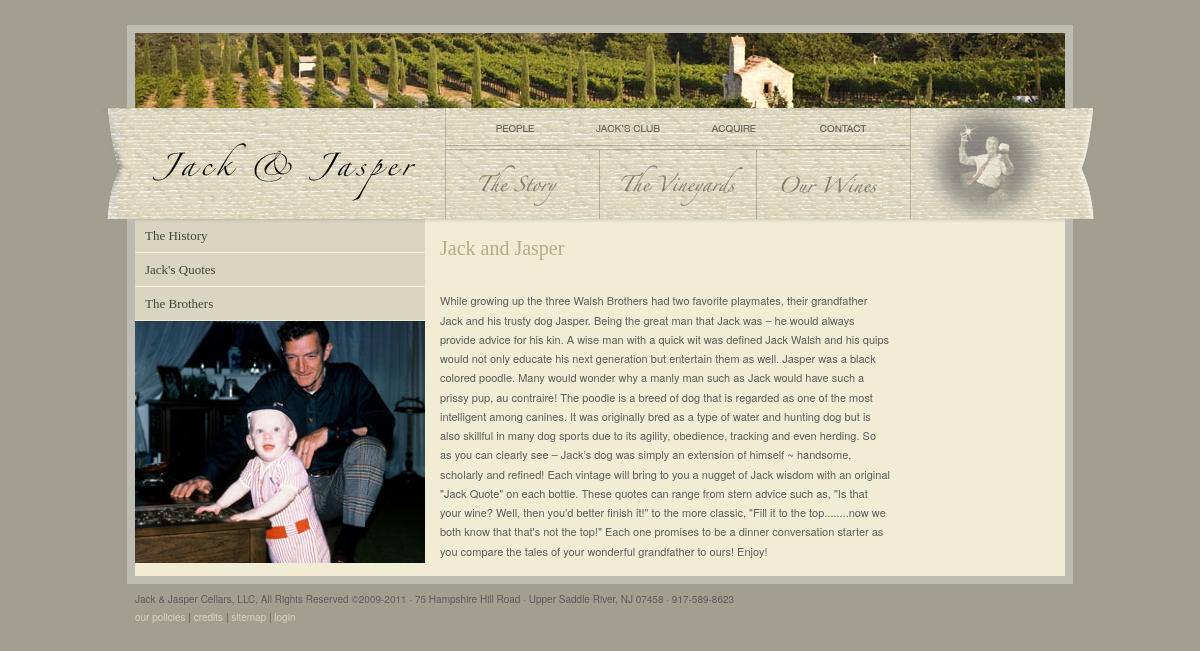
Page /pages/story.php on the committed database.
### tables this page shows
CREATE TABLE IF NOT EXISTS `story` (
  `id` bigint(20) unsigned NOT NULL auto_increment,
  `h1` varchar(25) NOT NULL,
  `h2` varchar(50) default NULL,
  `p` varchar(2048) default NULL,
  PRIMARY KEY  (`id`),
  UNIQUE KEY `id` (`id`)
);

### pages/story.php (the view, shortened to what this page needs)
<!DOCTYPE html PUBLIC "-//W3C//DTD XHTML 1.0 Transitional//EN" "http://www.w3.org/TR/xhtml1/DTD/xhtml1-transitional.dtd">
<html xmlns="http://www.w3.org/1999/xhtml">
    <head>
        <link rel="stylesheet" href="/css/main.css" type="text/css" media="screen" />
    </head>
	<?php
        require_once('../Connections/jackandjasper.php');
		if($_GET['id']){
                $id = $_GET['id'];}
            else{
                $id = 1;}
        $query_Story_RS = "SELECT * FROM story WHERE id=".$id;
        $Story_RS = mysql_query($query_Story_RS, $jackandjasper) or die(mysql_error());
        $row_Story_RS = mysql_fetch_assoc($Story_RS);
    ?>
    <body>
        <div id="wholewrapper">
			<div id="flashHome">
                <div id="header">
                    <img src="../img/header/default.jpg" alt="Harvest in the Jack &amp; Jasper Vineyards"/>
                    <? include("../php/mainnav.php"); ?>
                </div>
                <div id="maincontentwrapper">
                    <div id="leftcolumn">
                      <div id="leftsubnav">
                        <ul>
                            <li><a href="/pages/story.php?id=1">The History</a></li>
                            <li><a href="/pages/story.php?id=2">Jack's Quotes</a></li>
                            <li><a href="/pages/story.php?id=3">The Brothers</a></li>
                            <li><img src="/img/story/<?php echo $row_Story_RS['id'].".jpg";?>" /></li>
                        </ul>
                      </div>
                    </div>
                    <div id="content">
                        <div id="storycontent">
                          <h1><?php echo $row_Story_RS['h1']; ?></h1>
                          <h2>&nbsp;</h2>
                          <p>&nbsp;</p>
                          <p><?php echo $row_Story_RS['p']; ?></p>
                        </div>
                    </div>
                </div>
                <p><?php  include("../php/footer.php"); ?></p>
                <p>&nbsp;</p>
        	</div>
        </div>
    </body>
</html>

### css/main.css (style rules this page uses)
html, body, div, span, applet, object, iframe, h1, h2, h3, h4, h5, h6, p, blockquote, pre, a, abbr, acronym, address, big, cite, code, del, dfn, em, font, img, ins, kbd, q, s, samp, small, strike, strong, sub, sup, tt, var, dd, dl, dt, li, ol, ul, fieldset, form, label, legend, table, caption, tbody, tfoot, thead, tr, th, td { margin: 0; padding: 0; border: 0; font-weight: inherit; font-style: inherit; font-size: 100%; line-height: 1; font-family: inherit; text-align: left; vertical-align: baseline; }
body { color: #5d5b5a; font-family: "Helvetica Neue", Arial, sans-serif; font-size: 11px; margin: 25px auto; background-attachment: fixed; background-color: #a19f90; background-image: url(/img/wood-bg.jpg); background-position: left top; }
a { text-decoration: underline; color: #966241; overflow: hidden; }
ul, ul li { list-style: none; margin: 0; padding: 0; }
div, img { border: 0; margin: 0; display: block; }
#wholewrapper { width: 1004px; }
#wholewrapper, #header, #mainnav, #maincontentwrapper { margin: auto; }
#header img { border: 8px solid #bdbcb2; width: 930px; border-bottom: none; margin: auto; }
#maincontentwrapper { width: 930px; border: 8px solid #bdbcb2; border-top: 0; background: url(../img/bg_maincontent.gif) repeat-x top #f1ecd4; }
#leftcolumn { width: 290px; float: left; }
#content { float: left; margin: 15px; }
#content div { float: left; }
#leftsubnav { background: url(../img/bg_leftnav.gif) top repeat-x #d9d5c0; width: 290px; float: left; }
#leftsubnav li { border-bottom: 1px solid #f1ecd4; text-align: right; font-family: Georgia, "Times New Roman", Times, serif; font-size: 13px; float: left; width: 290px; }
#leftsubnav li a { color: #474436; text-decoration: none; display: block; padding-top: 10px; padding-right: 10px; padding-bottom: 10px; padding-left: 10px; }
h1 { color: #b4ac89; font-family: Georgia, "Times New Roman", Times, serif; font-size: 20px; font-weight: normal; line-height: 1.4em; }
h2 { color: #966241; text-transform: uppercase; font-size: 10px; letter-spacing: .07em; }
#content p { line-height: 1.75em; }
#flashHome { float: left; }
#wholewrapper #maincontentwrapper #storycontent { float: right; width: 450px; }
#wholewrapper #flashHome #maincontentwrapper #leftcolumn #leftsubnav img { width: 290px; }

### rows in the picture
story: h1 "Jack and Jasper", p "While growing up the three Walsh Brothers had two favorite playmates, their grandfather Jack and his trusty dog Jasper. Being the great man that Jack was – he would always provide advice for his kin. A wise man with a quick wit was defined Jack Walsh and his quips would not only educate his next generation but entertain them as well. Jasper was a black colored poodle. Many would wonder why a manly man such as Jack would have such a prissy pup, au contraire! The poodle is a breed of dog that is regarded as one of the most intelligent among canines. It was originally bred as a type of water and hunting dog but is also skillful in many dog sports due to its agility, obedience, tracking and…"
